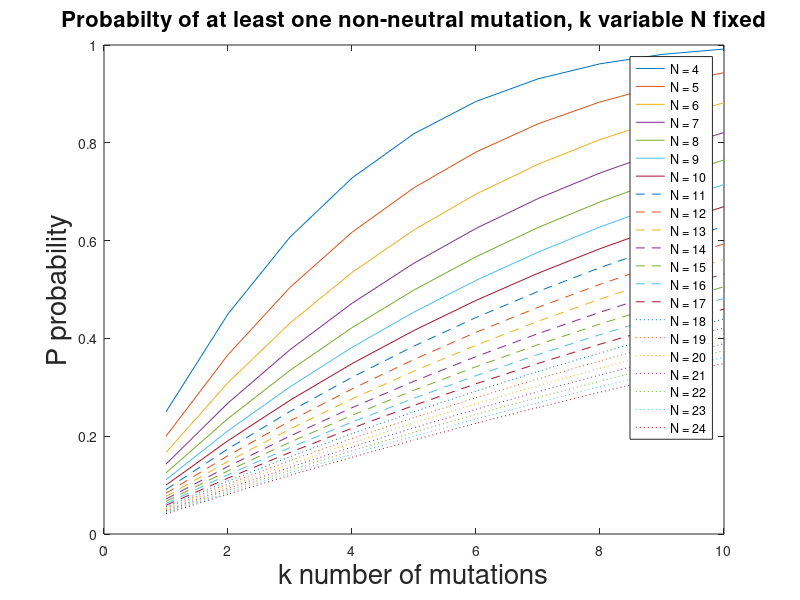
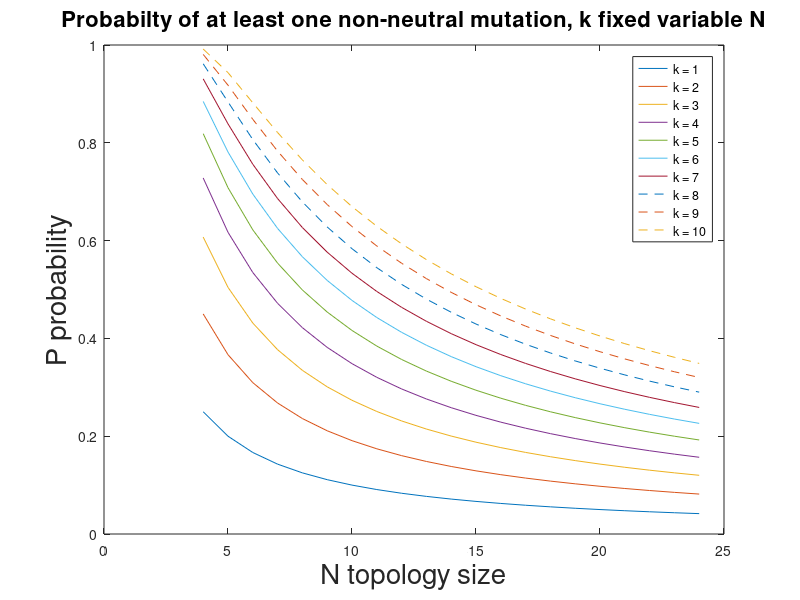

These charts were generated, in order, by the following MATLAB code:
kmax=10;
% k=1:kmax;
Nmin=ceil((1+sqrt(1+4*kmax))/2);
Nmax=24;
% N=Nmin:Nmax;
P=zeros(kmax,Nmax-Nmin+1);
Legendk=cell(kmax,1);
LegendN=cell(Nmax-Nmin+1,1);
for k=1:kmax
    
     
    Legendk{k}=['k = ' num2str(k)] ;
    
    for N=Nmin:Nmax;
        if k==1
             
            LegendN{N-Nmin+1}=['N = ' num2str(N)] ;
        end
        P(k,N-Nmin+1)=1- nchoosek(N,0)*nchoosek(N^2-N,k)/nchoosek(N^2,k);
    end
end


set(0,'DefaultAxesLineStyleOrder',{'-','--',':'})
figure(1)
plot(1:kmax,P)
legend(LegendN);
xlabel('k number of mutations','FontSize',20)
ylabel('P probability','FontSize',20)
title('Probabilty of at least one non-neutral mutation, k variable N fixed','FontSize',16)

figure(2)
plot(Nmin:Nmax,P')
legend(Legendk);
xlabel('N topology size','FontSize',20)
ylabel('P probability','FontSize',20)
title('Probabilty of at least one non-neutral mutation, k fixed variable N','FontSize',16)